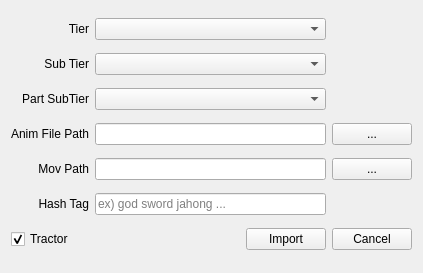
<?xml version="1.0" encoding="UTF-8"?>
<ui version="4.0">
 <class>Form</class>
 <widget class="QWidget" name="Form">
  <property name="geometry">
   <rect>
    <x>0</x>
    <y>0</y>
    <width>423</width>
    <height>273</height>
   </rect>
  </property>
  <property name="windowTitle">
   <string>Mocap 데이터 업로드</string>
  </property>
  <layout class="QGridLayout" name="gridLayout">
   <item row="0" column="0">
    <widget class="QLabel" name="label">
     <property name="text">
      <string>Tier</string>
     </property>
     <property name="alignment">
      <set>Qt::AlignRight|Qt::AlignTrailing|Qt::AlignVCenter</set>
     </property>
    </widget>
   </item>
   <item row="0" column="1">
    <widget class="QComboBox" name="Title1ComboBox">
     <property name="sizePolicy">
      <sizepolicy hsizetype="Preferred" vsizetype="Fixed">
       <horstretch>0</horstretch>
       <verstretch>0</verstretch>
      </sizepolicy>
     </property>
     <property name="minimumSize">
      <size>
       <width>80</width>
       <height>0</height>
      </size>
     </property>
    </widget>
   </item>
   <item row="1" column="0">
    <widget class="QLabel" name="label_2">
     <property name="text">
      <string>Sub Tier</string>
     </property>
     <property name="alignment">
      <set>Qt::AlignRight|Qt::AlignTrailing|Qt::AlignVCenter</set>
     </property>
    </widget>
   </item>
   <item row="1" column="1">
    <widget class="QComboBox" name="Title2ComboBox">
     <property name="sizePolicy">
      <sizepolicy hsizetype="Preferred" vsizetype="Fixed">
       <horstretch>0</horstretch>
       <verstretch>0</verstretch>
      </sizepolicy>
     </property>
     <property name="minimumSize">
      <size>
       <width>80</width>
       <height>0</height>
      </size>
     </property>
    </widget>
   </item>
   <item row="2" column="0">
    <widget class="QLabel" name="label_3">
     <property name="text">
      <string>Part SubTier</string>
     </property>
     <property name="alignment">
      <set>Qt::AlignRight|Qt::AlignTrailing|Qt::AlignVCenter</set>
     </property>
    </widget>
   </item>
   <item row="2" column="1">
    <widget class="QComboBox" name="Title3ComboBox">
     <property name="sizePolicy">
      <sizepolicy hsizetype="Preferred" vsizetype="Fixed">
       <horstretch>0</horstretch>
       <verstretch>0</verstretch>
      </sizepolicy>
     </property>
     <property name="minimumSize">
      <size>
       <width>80</width>
       <height>0</height>
      </size>
     </property>
    </widget>
   </item>
   <item row="3" column="0">
    <widget class="QLabel" name="label_5">
     <property name="text">
      <string>Anim File Path</string>
     </property>
     <property name="alignment">
      <set>Qt::AlignRight|Qt::AlignTrailing|Qt::AlignVCenter</set>
     </property>
    </widget>
   </item>
   <item row="3" column="1">
    <widget class="QLineEdit" name="animPathEdit">
     <property name="readOnly">
      <bool>true</bool>
     </property>
    </widget>
   </item>
   <item row="3" column="2">
    <widget class="QPushButton" name="loadAnimFileBtn">
     <property name="sizePolicy">
      <sizepolicy hsizetype="Preferred" vsizetype="Fixed">
       <horstretch>0</horstretch>
       <verstretch>0</verstretch>
      </sizepolicy>
     </property>
     <property name="minimumSize">
      <size>
       <width>80</width>
       <height>0</height>
      </size>
     </property>
     <property name="text">
      <string>...</string>
     </property>
    </widget>
   </item>
   <item row="4" column="0">
    <widget class="QLabel" name="label_6">
     <property name="text">
      <string>Mov Path</string>
     </property>
     <property name="alignment">
      <set>Qt::AlignRight|Qt::AlignTrailing|Qt::AlignVCenter</set>
     </property>
    </widget>
   </item>
   <item row="4" column="1">
    <widget class="QLineEdit" name="movPathEdit">
     <property name="readOnly">
      <bool>true</bool>
     </property>
    </widget>
   </item>
   <item row="4" column="2">
    <widget class="QPushButton" name="loadAnimFileBtn_2">
     <property name="sizePolicy">
      <sizepolicy hsizetype="Preferred" vsizetype="Fixed">
       <horstretch>0</horstretch>
       <verstretch>0</verstretch>
      </sizepolicy>
     </property>
     <property name="minimumSize">
      <size>
       <width>80</width>
       <height>0</height>
      </size>
     </property>
     <property name="text">
      <string>...</string>
     </property>
    </widget>
   </item>
   <item row="5" column="0">
    <widget class="QLabel" name="label_4">
     <property name="text">
      <string>Hash Tag</string>
     </property>
     <property name="alignment">
      <set>Qt::AlignRight|Qt::AlignTrailing|Qt::AlignVCenter</set>
     </property>
    </widget>
   </item>
   <item row="5" column="1">
    <widget class="QLineEdit" name="hasTagEdit">
     <property name="placeholderText">
      <string>ex) god sword jahong ...</string>
     </property>
    </widget>
   </item>
   <item row="6" column="0" colspan="3">
    <layout class="QHBoxLayout" name="horizontalLayout">
     <item>
      <widget class="QCheckBox" name="tractorCheckBox">
       <property name="text">
        <string>Tractor</string>
       </property>
       <property name="checked">
        <bool>true</bool>
       </property>
      </widget>
     </item>
     <item>
      <spacer name="horizontalSpacer">
       <property name="orientation">
        <enum>Qt::Horizontal</enum>
       </property>
       <property name="sizeHint" stdset="0">
        <size>
         <width>118</width>
         <height>17</height>
        </size>
       </property>
      </spacer>
     </item>
     <item>
      <widget class="QPushButton" name="okBtn">
       <property name="text">
        <string>Import</string>
       </property>
      </widget>
     </item>
     <item>
      <widget class="QPushButton" name="cancelBtn">
       <property name="text">
        <string>Cancel</string>
       </property>
      </widget>
     </item>
    </layout>
   </item>
  </layout>
  <zorder>label</zorder>
  <zorder>Title1ComboBox</zorder>
  <zorder>label_2</zorder>
  <zorder>label_5</zorder>
  <zorder>Title2ComboBox</zorder>
  <zorder>Title3ComboBox</zorder>
  <zorder>label_3</zorder>
  <zorder>label_4</zorder>
  <zorder>hasTagEdit</zorder>
  <zorder>label_6</zorder>
  <zorder>movPathEdit</zorder>
  <zorder>animPathEdit</zorder>
  <zorder>loadAnimFileBtn</zorder>
  <zorder>loadAnimFileBtn_2</zorder>
 </widget>
 <resources/>
 <connections/>
</ui>
